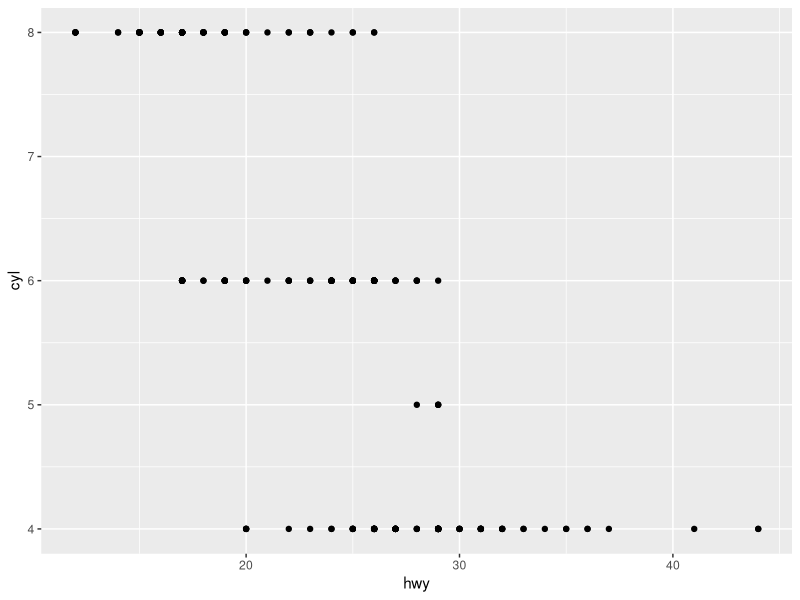
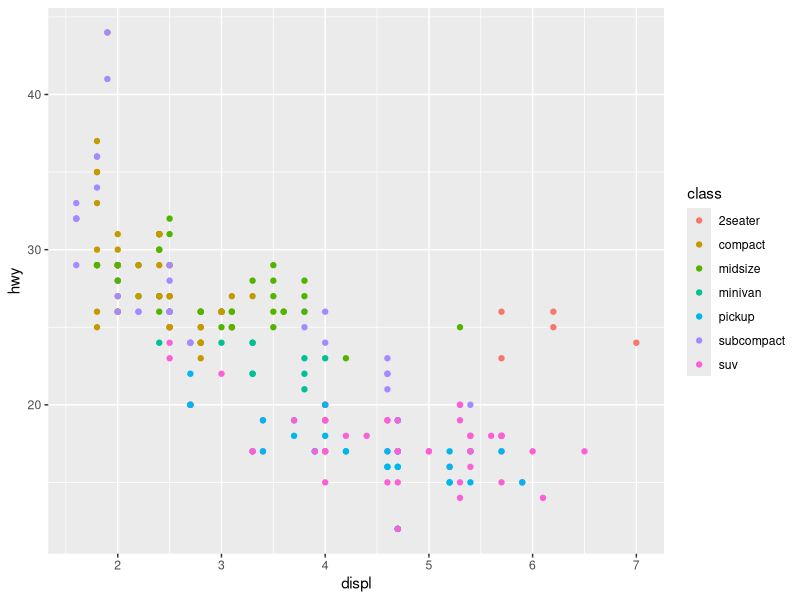
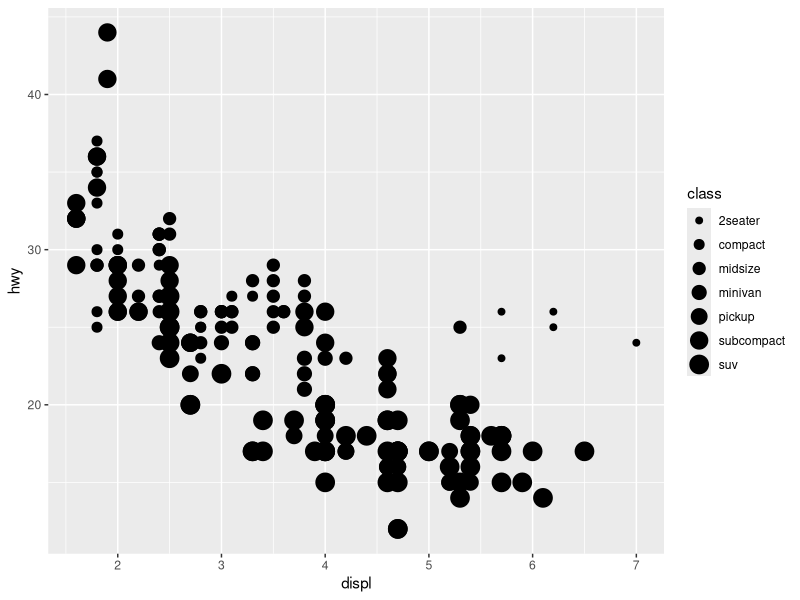
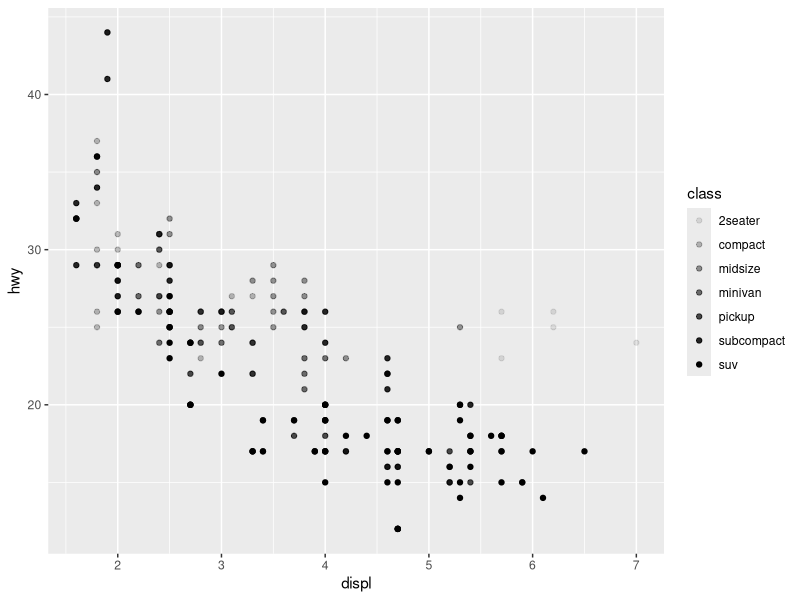
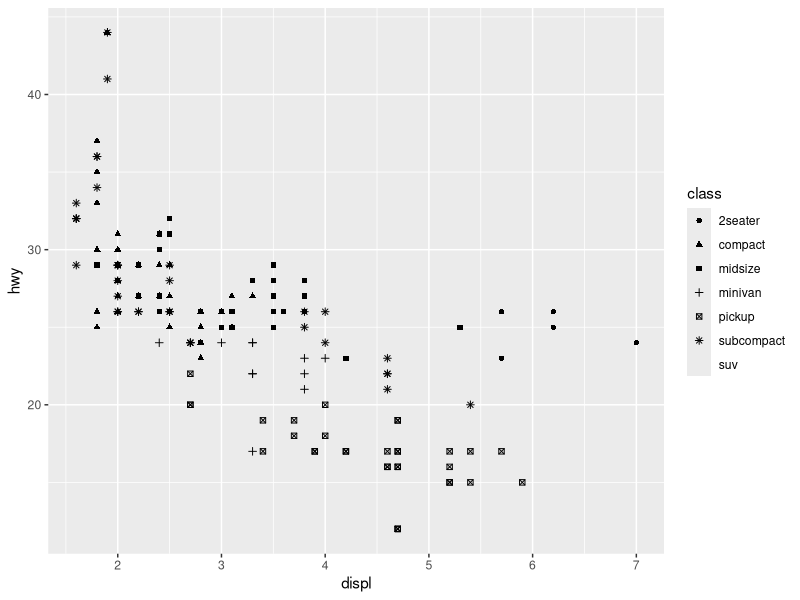
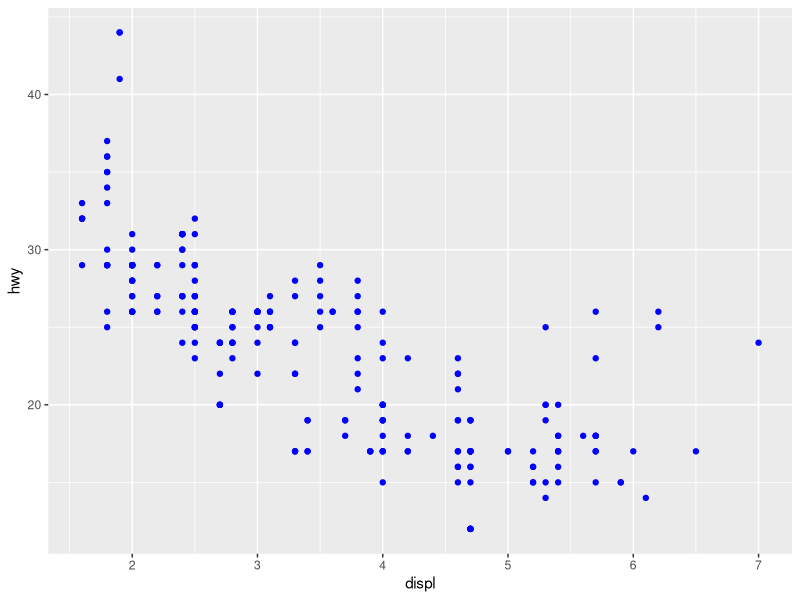
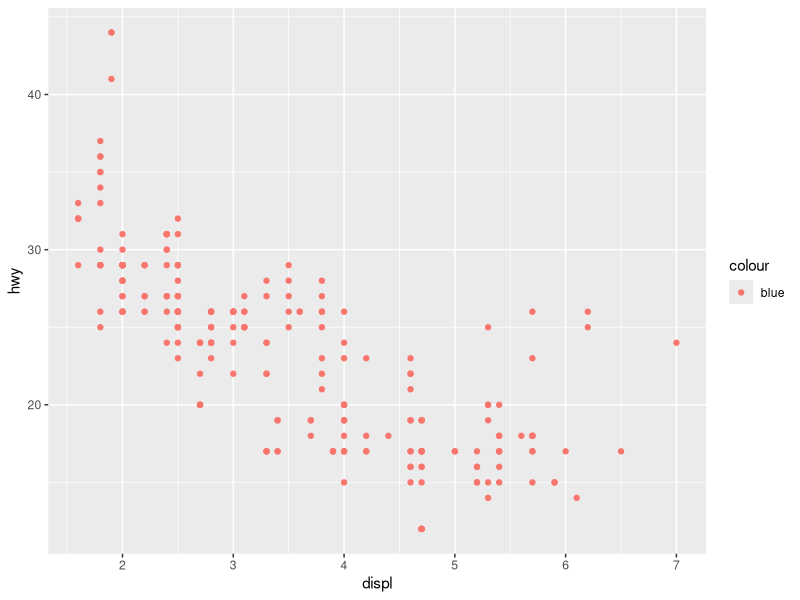
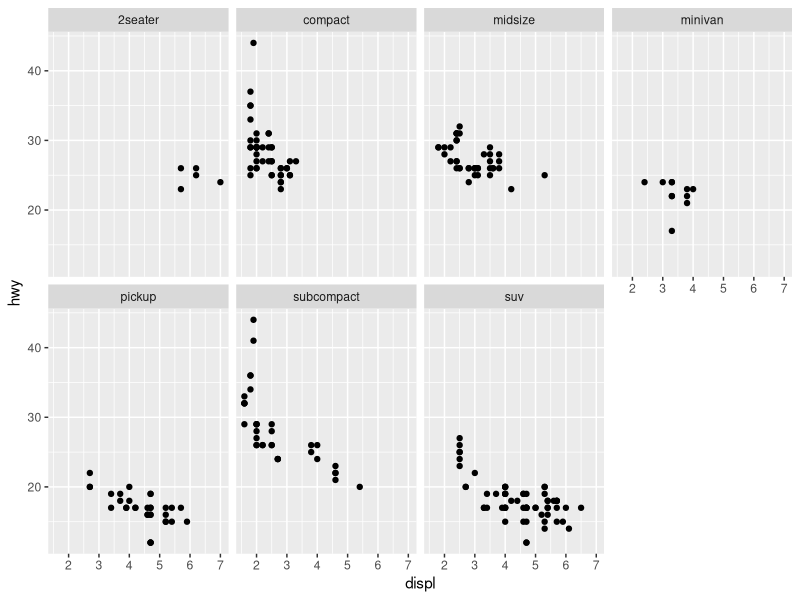

Source code (R) for these figures, in order: (Note: this script raises an error after producing the figures.)
## R for Data Science
# Chapter 3 : Data visualization
library(ggplot2)

str(mpg)
ggplot(data = mpg) + geom_point(mapping = aes(x = hwy, y = cyl))
## points with color.
ggplot(data = mpg) + geom_point(mapping = aes(x = displ, y = hwy, color = class))
## points with corresponding size.
ggplot(data = mpg) + geom_point(mapping = aes(x = displ, y = hwy, size = class))
## points with different transparency.
ggplot(data = mpg) + geom_point(mapping = aes(x = displ, y = hwy, alpha = class))
## points with different shape.
## ggplot2 only use 6 types of shape at a time, so when the class more than 6 groups, it will end up with incompleted output.
ggplot(data = mpg) + geom_point(mapping = aes(x = displ, y = hwy, shape = class))
## points with blue.
ggplot(data = mpg) + geom_point(mapping = aes(x = displ, y = hwy), color = "blue")
## This is a wrong example.
ggplot(data = mpg) + geom_point(mapping = aes(x = displ, y = hwy, color = "blue"))

## plot plots with different class(facets).
ggplot(data = mpg) + geom_point(mapping = aes(x = displ, y = hwy)) + 
  facet_wrap(~ class, nrow = 2)
## facet plot on the combination of two variables
ggplot(data = mpg) + geom_point(mapping = aes(x = displ, y = hwy)) + 
  facet_grid(drv ~ cyl)

##
ggplot(data = mpg) + geom_point(mapping = aes(x = drv, y = cyl))
unique(mpg$drv)
## By row.
ggplot(data = mpg) + geom_point(mapping = aes(x = displ, y = hwy)) +
  facet_grid(drv ~ .)
## By col.
ggplot(data = mpg) + geom_point(mapping = aes(x = displ, y = hwy)) +
  facet_grid(. ~ cyl)
## nrow can change the apearance
ggplot(data = mpg) + geom_point(mapping = aes(x = displ, y = hwy)) + 
  facet_wrap(~ class, nrow = 3)

## scatterplot
ggplot(data = mpg) + geom_point(mapping = aes(x = displ, y = hwy))
## smooth line chart
ggplot(data = mpg) + geom_smooth(mapping = aes(x = displ, y = hwy))
## line types based on drv
ggplot(data = mpg) + geom_smooth(mapping = aes(x = displ, y = hwy, linetype = drv))
## Both scatter and smooth line chart
ggplot(data = mpg) + geom_smooth(mapping = aes(x = displ, y = hwy, linetype = drv)) +
  geom_point(mapping = aes(x = displ, y = hwy, color = drv))

##
ggplot(data = mpg) + geom_smooth(mapping = aes(x = displ, y = hwy))
ggplot(data = mpg) + geom_smooth(mapping = aes(x = displ, y = hwy, group = drv))
## Disable legend by using "show.legend"
ggplot(data = mpg) +
  geom_smooth(
    mapping = aes(x = displ, y = hwy, colour = drv),
    show.legend = FALSE
  )
ggplot(data = mpg) +
  geom_smooth(
    mapping = aes(x = displ, y = hwy, colour = drv),
    show.legend = TRUE
  )

##
ggplot(data = mpg) + geom_point(mapping = aes(x = displ, y = hwy)) +
  geom_smooth(mapping = aes(x = displ, y = hwy))
## Setting variable first.
ggplot(data = mpg, mapping = aes(x = displ, y = hwy)) + 
  geom_point() + 
  geom_smooth
## Add new mapping
ggplot(data = mpg, mapping = aes(x = displ, y = hwy)) + 
  geom_point(mapping = aes(color = class)) + 
  geom_smooth()
## smooth line using filtered data 
ggplot(data = mpg, mapping = aes(x = displ, y = hwy)) + 
  geom_point(mapping = aes(color = class)) + 
  geom_smooth(data = dplyr::filter(mpg, class == "subcompact"), se = FALSE)
## if se==TRUE, it will plot the shade of the data
ggplot(data = mpg, mapping = aes(x = displ, y = hwy, color = drv)) + 
  geom_point() + 
  geom_smooth(se = FALSE)

##bar chart
str(diamonds)
ggplot(data = diamonds) + geom_bar(mapping = aes(x = cut))
## without declaring "group=1" will be the wrong percentage
ggplot(data = diamonds) + geom_bar(mapping = aes(x = cut, y = ..prop.. , group = 1))

## Bar border or itself with color
ggplot(data = diamonds) + geom_bar(mapping = aes(x = cut, colour = cut))
ggplot(data = diamonds) + geom_bar(mapping = aes(x = cut, fill = cut))
## Stacked bar chart
ggplot(data = diamonds) + geom_bar(mapping = aes(x = cut, fill = clarity))

## Different position
## alpha : transparency
ggplot(data = diamonds, mapping = aes(x = cut, fill = clarity)) + 
  geom_bar(alpha = 1/5, position = "identity")
## fill = NA : only have border
ggplot(data = diamonds, mapping = aes(x = cut, colour = clarity)) + 
  geom_bar(fill = NA, position = "identity")
## position="fill" : each group will have same height
ggplot(data = diamonds) + 
  geom_bar(mapping = aes(x = cut, fill = clarity), position = "fill")
## Stacked bat chart to many bar charts beside one another.
ggplot(data = diamonds) + 
  geom_bar(mapping = aes(x = cut, fill = clarity), position = "dodge")
## Solve overlap problem
ggplot(data = mpg) + 
  geom_point(mapping = aes(x = displ, y = hwy), position = "jitter")
ggplot(data = mpg) + 
  geom_jitter(mapping = aes(x = displ, y = hwy))

## use "coord_flip()" to swich x and y axes
ggplot(data = mpg, mapping = aes(x = class, y = hwy)) + geom_boxplot()
ggplot(data = mpg, mapping = aes(x = class, y = hwy)) + geom_boxplot() +
  coord_flip()

## use "coord_polar()" to draw coxcomb chart.
bar <- ggplot(data = diamonds) + 
  geom_bar(
    mapping = aes(x = cut, fill = cut), 
    show.legend = FALSE,
    width = 1
  ) + 
  theme(aspect.ratio = 1) +
  labs(x = NULL, y = NULL)

bar + coord_flip()
bar + coord_polar()

###
ggplot(data = mpg, mapping = aes(x = cty, y = hwy)) +
  geom_point() + 
  geom_abline() +
  coord_fixed()